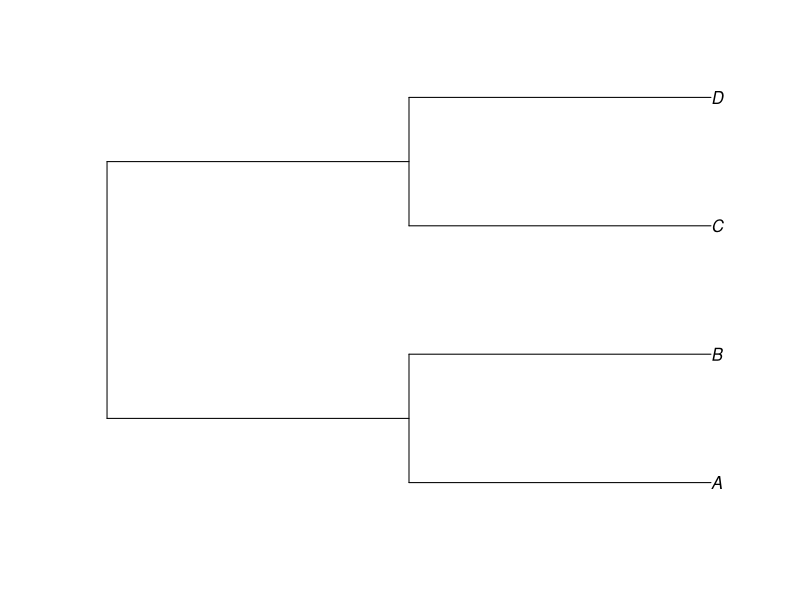
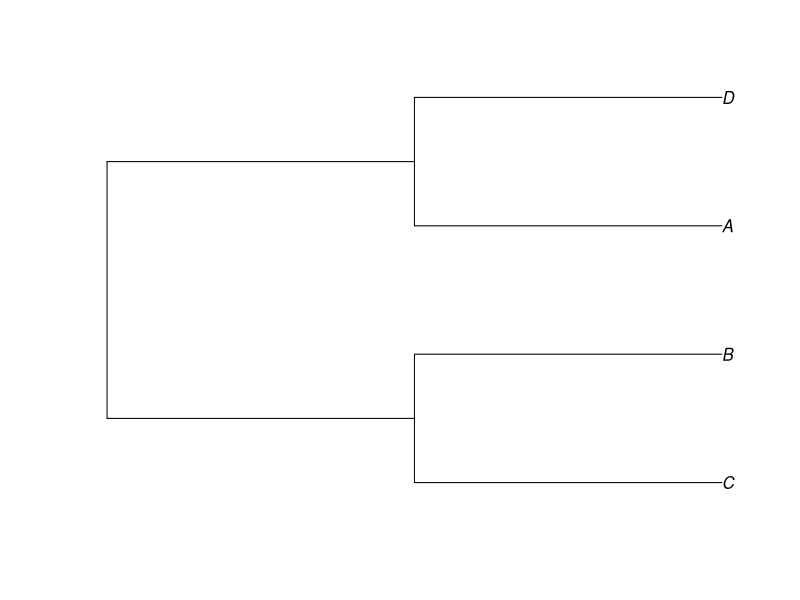
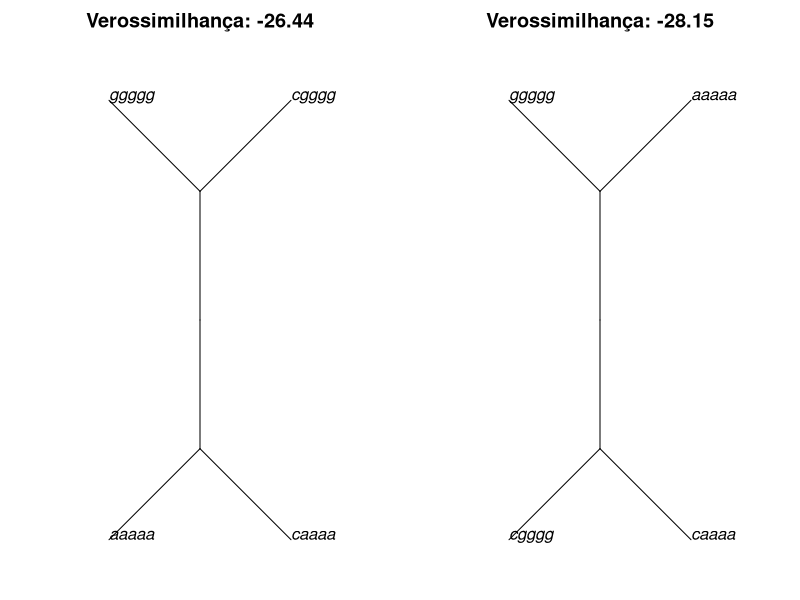

The R script that drew these images, in order:
###http://recologia.com.br/2016/03/least-squares-para-arvores-filogeneticas/
rm(list=ls())
##install.packages("phangorn")
library(phangorn)


###Gerando um arquivo com sequencias
cat(">A",
    "AAAAA",
    ">B",
    "CAAAA",
    ">C",
    "CGGGG",
    ">D",
    "GGGGG",
file = "exemplo.fasta", sep = "\n")

###Lendo sequencias e transformando na classe phyDat
ex.dna <- read.dna("exemplo.fasta", format = "fasta")
dist.dna(ex.dna,model="raw")

ex.phyDat<-as.phyDat(ex.dna)


#####################################
## Topologia 1
#####################################
###Criando uma árvore
arvore1 <- "((A:1,B:1):1,(C:1,D:1):1);"
arvore1.tre <- read.tree(text=arvore1)

###Como é árvore
plot(arvore1.tre)
###Calculando o ajuste
ajuste1<-pml(arvore1.tre, data=ex.phyDat,model="JC")
ajuste1

#####################################
## Topologia 2
#####################################
###Agora uma topologia ruim
arvore2 <- "((C:1,B:1):1,(A:1,D:1):1);"
arvore2.tre <- read.tree(text=arvore2)

###Como é árvore
plot(arvore2.tre)
ajuste2<-pml(arvore2.tre, data=ex.phyDat,model="JC")

ex.dna <- read.dna("exemplo.fasta", format = "fasta",as.character=T,as.matrix=F)

arvore1.tre$tip.label<-sapply(ex.dna,paste,collapse = "")[match(arvore1.tre$tip.label,names(ex.dna))]
arvore2.tre$tip.label<-sapply(ex.dna,paste,collapse = "")[match(arvore2.tre$tip.label,names(ex.dna))]

par(mfrow=c(1,2),mar=c(0,0,2,0))
plot(arvore1.tre,main=paste("Verossimilhança:",round(ajuste1$logLik,2)),type="unrooted")
plot(arvore2.tre,main=paste("Verossimilhança:",round(ajuste2$logLik,2)),type="unrooted")

format(exp(ajuste2$logLik),scientific = F)
